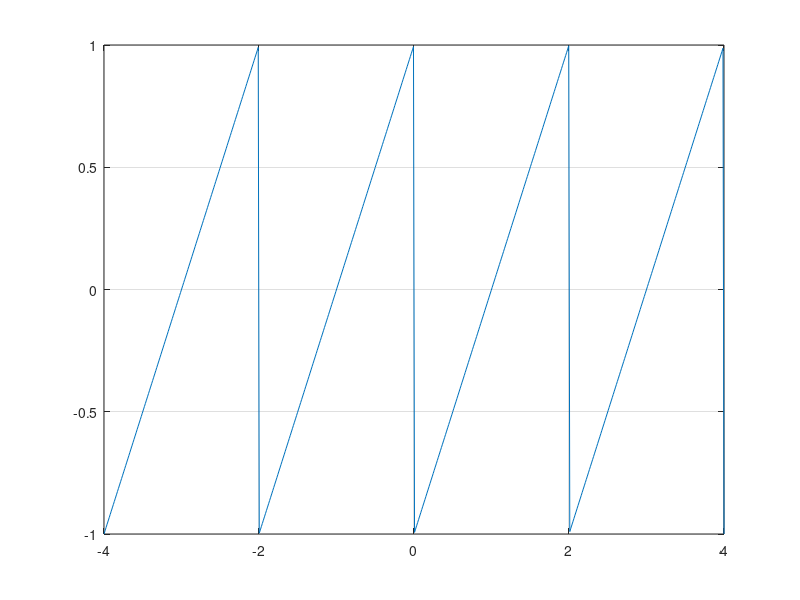

MATLAB code for this plot:
function angleDiff_test
theta1=pi;
theta2=linspace(-4*pi,4*pi,600);

thetaDiff=angleDiff(theta1,theta2);

plot(theta2/pi,thetaDiff/pi)
grid on